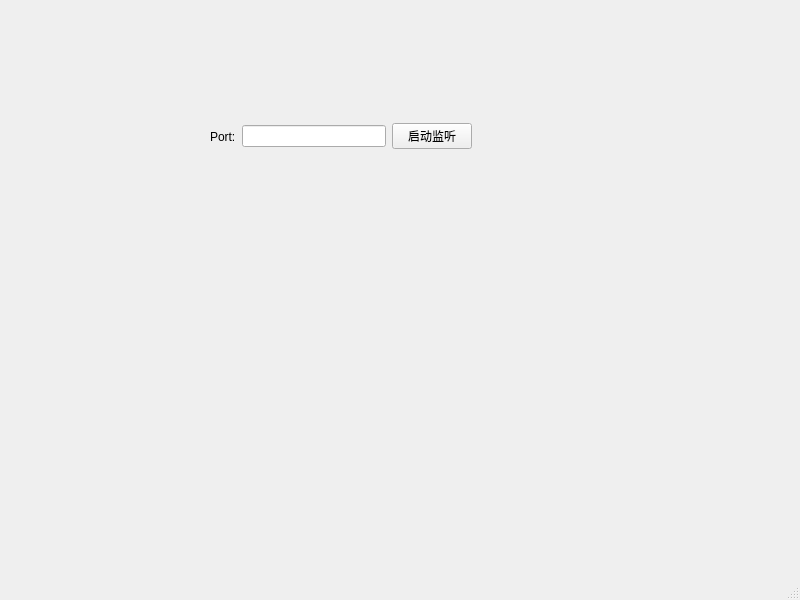
<?xml version="1.0" encoding="UTF-8"?>
<ui version="4.0">
 <class>MainWindow</class>
 <widget class="QMainWindow" name="MainWindow">
  <property name="geometry">
   <rect>
    <x>0</x>
    <y>0</y>
    <width>800</width>
    <height>600</height>
   </rect>
  </property>
  <property name="windowTitle">
   <string>MainWindow</string>
  </property>
  <widget class="QWidget" name="centralwidget">
   <widget class="QWidget" name="">
    <property name="geometry">
     <rect>
      <x>210</x>
      <y>120</y>
      <width>262</width>
      <height>33</height>
     </rect>
    </property>
    <layout class="QHBoxLayout" name="horizontalLayout">
     <item>
      <widget class="QLabel" name="label">
       <property name="text">
        <string>Port:</string>
       </property>
      </widget>
     </item>
     <item>
      <widget class="QLineEdit" name="port"/>
     </item>
     <item>
      <widget class="QPushButton" name="startListenBtn">
       <property name="text">
        <string>启动监听</string>
       </property>
      </widget>
     </item>
    </layout>
   </widget>
  </widget>
  <widget class="QMenuBar" name="menubar">
   <property name="geometry">
    <rect>
     <x>0</x>
     <y>0</y>
     <width>800</width>
     <height>24</height>
    </rect>
   </property>
  </widget>
  <widget class="QStatusBar" name="statusbar"/>
 </widget>
 <resources/>
 <connections/>
</ui>
